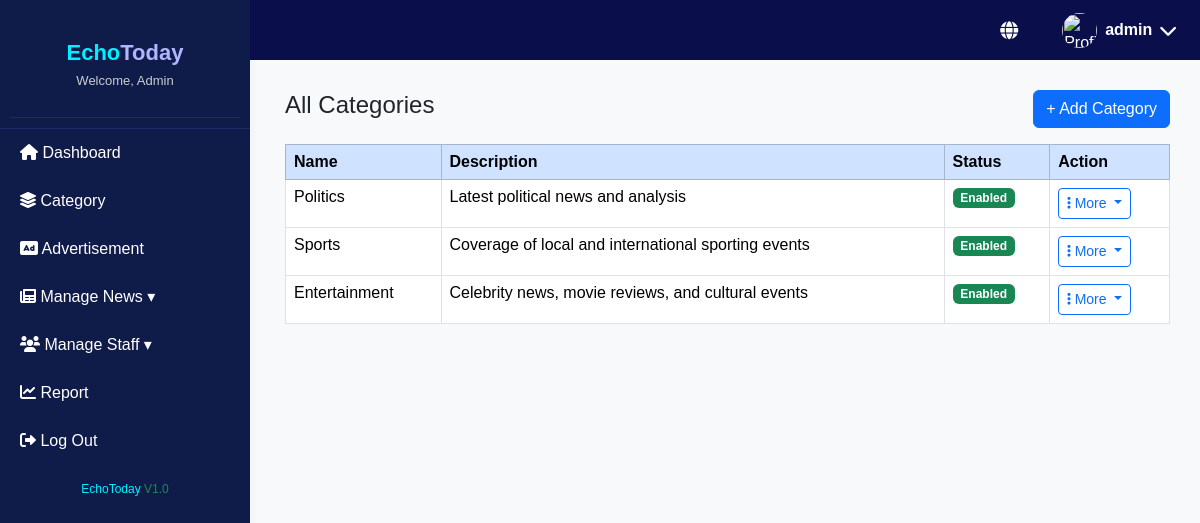
Before: /admin/category.php (signed in) with the older database file.
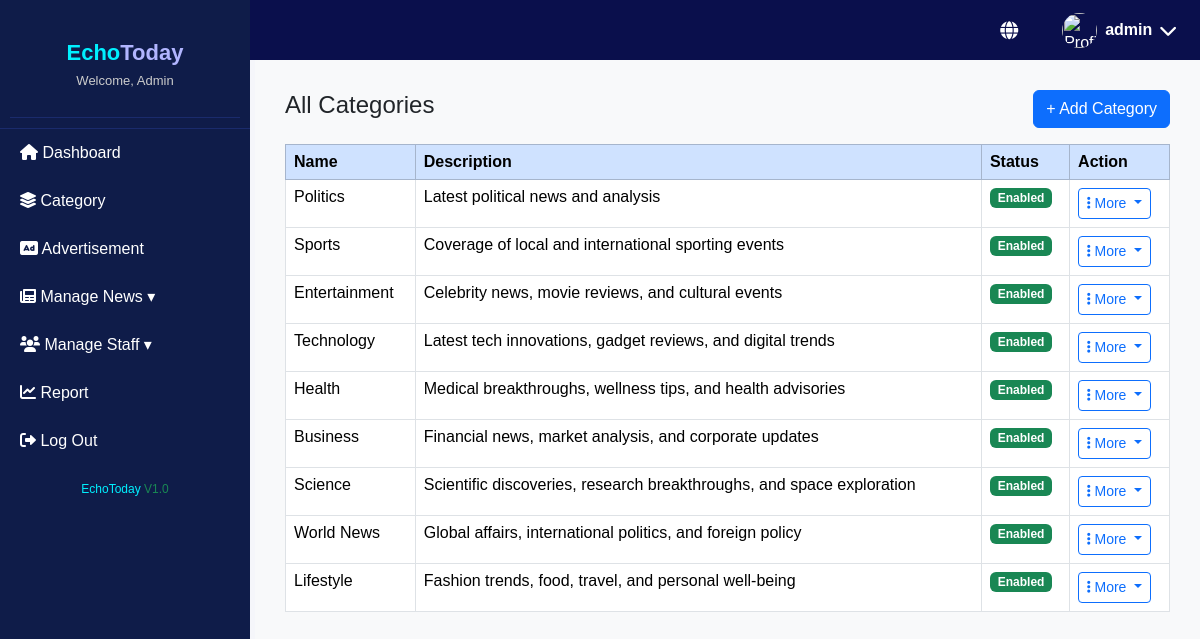
After: the same page with the newer database file.
### tables this page shows
CREATE TABLE `categories` (
  `id` int(11) NOT NULL,
  `name` varchar(50) NOT NULL,
  `slug` varchar(50) NOT NULL,
  `description` text DEFAULT NULL,
  `is_active` tinyint(1) DEFAULT 1,
  `display_order` int(11) DEFAULT 0,
  `created_at` timestamp NOT NULL DEFAULT current_timestamp(),
  `updated_at` timestamp NOT NULL DEFAULT current_timestamp() ON UPDATE current_timestamp()
);

### admin/category.php (the view, shortened to what this page needs)
<?php
include('../includes/db_connection.php');
include('../admin/admin_sidebar.php');
include('../admin/admin_header.php');
?>
<!DOCTYPE html>
<html lang="en">
<head>
  <link rel="stylesheet" href="https://cdn.jsdelivr.net/npm/bootstrap@5.3.2/dist/css/bootstrap.min.css">
  <link rel="stylesheet" href="css/admin_style.css">
  <link rel="stylesheet"
        href="https://cdnjs.cloudflare.com/ajax/libs/font-awesome/6.0.0-beta3/css/all.min.css">
</head>
<body>
  <div class="main-content">
    <div class="d-flex justify-content-between align-items-center mb-3">
      <h4>All Categories</h4>
      <a href="add_category.php" class="btn btn-primary">+ Add Category</a>
    </div>
    <?php
    $result = mysqli_query($conn, "SELECT * FROM categories ORDER BY display_order ASC");
    ?>
    <table class="table table-bordered table-hover">
      <thead class="table-primary">
        <tr>
          <th>Name</th>
          <th>Description</th>
          <th>Status</th>
          <th>Action</th>
        </tr>
      </thead>
      <tbody>
      <?php while ($row = mysqli_fetch_assoc($result)): ?>
        <tr>
          <td><?= htmlspecialchars($row['name']) ?></td>
          <td><?= htmlspecialchars($row['description']) ?></td>
          <td>
            <span class="badge bg-<?= $row['is_active'] ? 'success' : 'secondary' ?>">
              <?= $row['is_active'] ? 'Enabled' : 'Disabled' ?>
            </span>
          </td>
          <td>
            <div class="dropdown">
              <button class="btn btn-outline-primary btn-sm dropdown-toggle"
                      type="button" data-bs-toggle="dropdown">
                <i class="fas fa-ellipsis-v"></i> More
              </button>
            </div>
          </td>
        </tr>
      <?php endwhile; ?>
      </tbody>
    </table>
  </div>
</body>
</html>

### admin/admin_sidebar.php (shortened to what this page needs)
<div class="sidebar">
  <div class="logo">
    <link rel="stylesheet" href="css/admin_style.css">
    <div class="logo">
  <h2><span class="brand-primary">Echo</span><span class="brand-secondary">Today</span></h2>
  <p class="welcome-text">Welcome, Admin</p>
</div>
  </div>
  <nav class="nav-menu">
    <ul>
      <li><a href="dashboard.php"><i class="fas fa-home"></i> Dashboard</a></li>
      <li><a href="category.php"><i class="fas fa-layer-group"></i> Category</a></li>
      <li><a href="advertisement.php"><i class="fas fa-ad"></i> Advertisement</a></li>
      <li class="dropdown">
        <a href=""><i class="fas fa-newspaper"></i> Manage News ▾</a>
      </li>
      <li class="dropdown">
  <a href="#"><i class="fas fa-users"></i> Manage Staff ▾</a>
</li>
      <li><a href="report.php"><i class="fas fa-chart-line"></i> Report</a></li>
      <li><a href="../login.php"><i class="fas fa-sign-out-alt"></i> Log Out</a></li>
    </ul>
  </nav>
  <div class="version">EchoToday <span class="text-success">V1.0</span></div>
</div>

### admin/admin_header.php (shortened to what this page needs)
<link rel="stylesheet" href="css/admin_style.css">
<link rel="stylesheet" href="https://cdnjs.cloudflare.com/ajax/libs/font-awesome/6.5.0/css/all.min.css">
<div class="top-header d-flex justify-content-end align-items-center px-4" style="height: 60px;">
  <div class="header-icons d-flex align-items-center gap-4">
    <a href="http://localhost/Echoes-of-today-Newspaper/public/index.php" target="_blank" title="Visit Website">
      <i class="fas fa-globe"></i>
    </a>
    <div class="profile-dropdown position-relative" onclick="toggleDropdown()" style="cursor: pointer;">
      <img src="uploads/admin.png" alt="Profile" class="profile-img">
      <span class="username">admin</span>
      <i class="fas fa-chevron-down"></i>
    </div>
  </div>
</div>

### admin/css/admin_style.css (style rules this page uses)
body { margin: 0; font-family: Arial, sans-serif; background: #f5f6fa; }
.sidebar { width: 250px; background-color: #0f1c49; color: white; height: 100vh; position: fixed; top: 0; left: 0; overflow-y: auto; scrollbar-width: thin; scrollbar-color: #5a5aff #0f1c49; }
.nav-menu ul { list-style: none; margin: 0; padding: 0; }
.nav-menu ul li { position: relative; }
.nav-menu ul li a { display: block; color: white; text-decoration: none; padding: 12px 20px; transition: background 0.3s; }
.sidebar .version { text-align: center; padding: 15px; font-size: 12px; color: #00f0ff; }
.logo { text-align: center; padding: 20px 10px 10px; border-bottom: 1px solid #1a2b6c; }
.logo h2 { margin: 0; font-size: 22px; font-weight: bold; }
.brand-primary { color: #00f0ff; }
.brand-secondary { color: #b1b5ff; }
.welcome-text { margin-top: 5px; font-size: 13px; color: #ccc; }
.header-icons a { color: white; text-decoration: none; }
.top-header { display: flex; justify-content: space-between; align-items: center; background-color: #0a0f4c; padding: 10px 20px; height: 60px; color: white; position: fixed; top: 0; left: 250px; right: 0; z-index: 1000; }
.header-icons { display: flex; align-items: center; gap: 20px; }
.header-icons i { font-size: 18px; cursor: pointer; }
.profile-dropdown { display: flex; align-items: center; gap: 8px; margin-left: 20px; }
.profile-img { width: 35px; height: 35px; border-radius: 50%; object-fit: cover; }
.username { font-weight: bold; user-select: none; cursor: default; }
.profile-dropdown { display: flex; align-items: center; gap: 8px; margin-left: 20px; cursor: pointer; user-select: none; }
.main-content { margin-left: 250px; padding-top: 80px; padding: 20px; min-height: 100vh; background-color: #f5f6fa; }
.main-content { margin-left: 250px; padding: 50px; background-color: #f5f6fa; min-height: 100vh; }

### admin/category.php (style rules this page uses)
.main-content { margin-left:255px; margin-top:60px; padding:30px; background:#f8f9fa; min-height:100vh; }

Changed rows visible on the page:
added categories: name "Technology", description "Latest tech innovations, gadget reviews, and digital trends", is_active "Enabled"
added categories: name "Health", description "Medical breakthroughs, wellness tips, and health advisories", is_active "Enabled"
added categories: name "Business", description "Financial news, market analysis, and corporate updates", is_active "Enabled"
added categories: name "Science", description "Scientific discoveries, research breakthroughs, and space exploration", is_active "Enabled"
added categories: name "World News", description "Global affairs, international politics, and foreign policy", is_active "Enabled"
added categories: name "Lifestyle", description "Fashion trends, food, travel, and personal well-being", is_active "Enabled"
